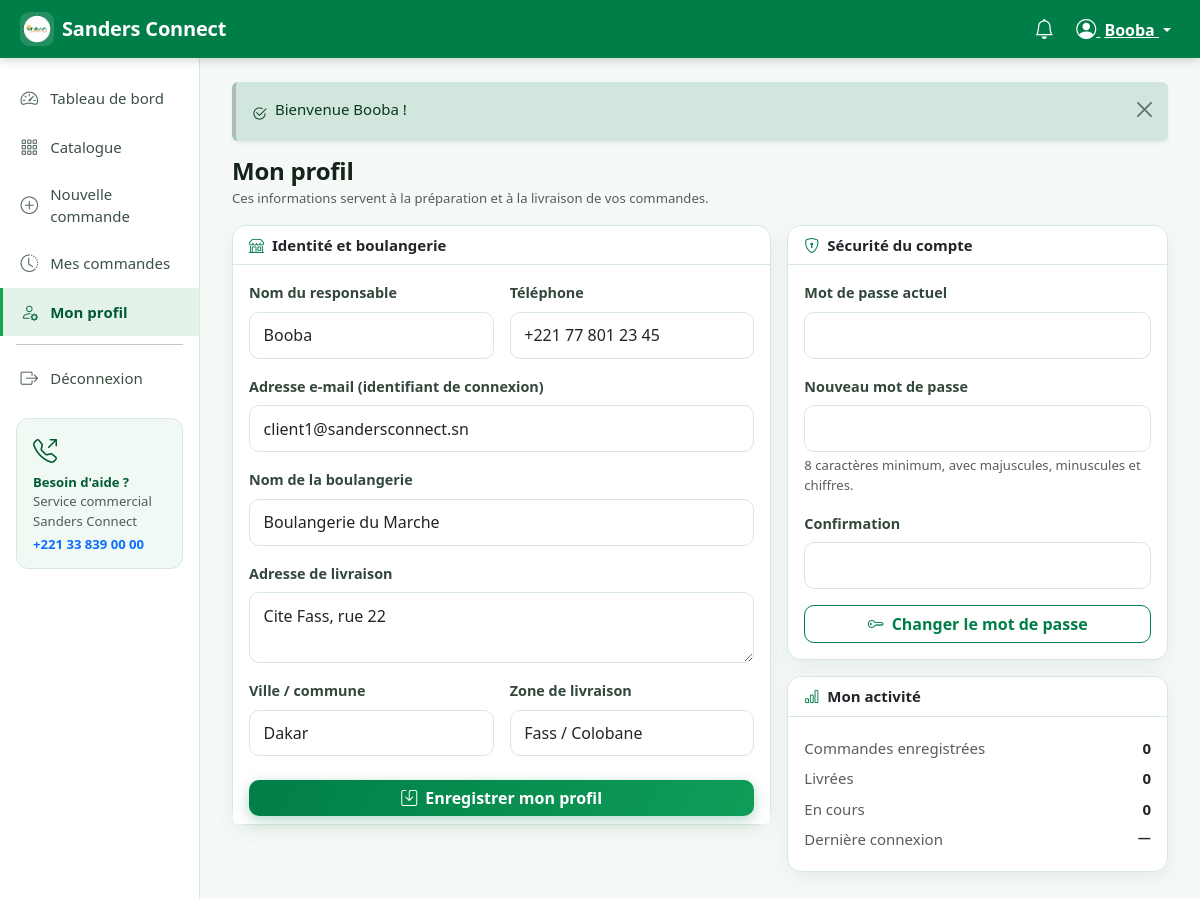
Screenshot of /index.php?r=boulanger/profil (signed in) with the database file from the repository.
### tables this page shows
CREATE TABLE boulanger (
    id                  INT UNSIGNED AUTO_INCREMENT PRIMARY KEY,
    utilisateur_id      INT UNSIGNED        NOT NULL UNIQUE,
    nom_boulangerie     VARCHAR(190)        NOT NULL,
    adresse             VARCHAR(255)        NOT NULL,
    ville               VARCHAR(100)        NOT NULL DEFAULT 'Dakar',
    zone_livraison      VARCHAR(100)        DEFAULT NULL,
    cree_le             DATETIME            NOT NULL DEFAULT CURRENT_TIMESTAMP,
    CONSTRAINT fk_boulanger_user FOREIGN KEY (utilisateur_id)
        REFERENCES utilisateur(id) ON DELETE CASCADE
);

CREATE TABLE utilisateur (
    id                  INT UNSIGNED AUTO_INCREMENT PRIMARY KEY,
    nom                 VARCHAR(150)        NOT NULL,
    email               VARCHAR(190)        NOT NULL UNIQUE,
    telephone           VARCHAR(30)         DEFAULT NULL,
    mot_de_passe        VARCHAR(255)        NOT NULL,            
    role                ENUM('boulanger','gestionnaire','administrateur') NOT NULL DEFAULT 'boulanger',
    actif               TINYINT(1)          NOT NULL DEFAULT 0,  
    double_verification TINYINT(1)          NOT NULL DEFAULT 0,  
    code_securite       VARCHAR(255)        DEFAULT NULL,        
    tentatives_connexion TINYINT UNSIGNED   NOT NULL DEFAULT 0,
    bloque_jusqua       DATETIME            DEFAULT NULL,
    reset_token         VARCHAR(64)         DEFAULT NULL,
    reset_expire_le     DATETIME            DEFAULT NULL,
    derniere_connexion  DATETIME            DEFAULT NULL,
    cree_le             DATETIME            NOT NULL DEFAULT CURRENT_TIMESTAMP,
    maj_le              DATETIME            NOT NULL DEFAULT CURRENT_TIMESTAMP ON UPDATE CURRENT_TIMESTAMP,
    INDEX idx_user_role (role, actif)
);

### app/views/boulanger/profil.php (the view, shortened to what the rows shown need)
<h1 class="h4 fw-bold mb-1">Mon profil</h1>
<div class="row g-3">
    <div class="col-12 col-lg-7">
        <form method="post" action="<?= e(url('boulanger/profil')) ?>" class="card">
            <div class="card-body">
                <div class="row g-3">
                    <div class="col-12 col-md-6">
                        <label class="form-label" for="nom">Nom du responsable</label>
                        <input type="text" class="form-control" id="nom" name="nom" required maxlength="150"
                               value="<?= e($utilisateur['nom']) ?>">
                    </div>
                    <div class="col-12 col-md-6">
                        <label class="form-label" for="telephone">Téléphone</label>
                        <input type="tel" class="form-control" id="telephone" name="telephone" maxlength="30"
                               inputmode="tel" value="<?= e($utilisateur['telephone'] ?? '') ?>">
                    </div>
                    <div class="col-12">
                        <label class="form-label" for="email">Adresse e-mail (identifiant de connexion)</label>
                        <input type="email" class="form-control" id="email" name="email" required
                               value="<?= e($utilisateur['email']) ?>">
                    </div>
                    <div class="col-12">
                        <label class="form-label" for="nom_boulangerie">Nom de la boulangerie</label>
                        <input type="text" class="form-control" id="nom_boulangerie" name="nom_boulangerie" required
                               maxlength="190" value="<?= e($fiche['nom_boulangerie'] ?? '') ?>">
                    </div>
                    <div class="col-12">
                        <label class="form-label" for="adresse">Adresse de livraison</label>
                        <textarea class="form-control" id="adresse" name="adresse" rows="2" required
                                  maxlength="255"><?= e($fiche['adresse'] ?? '') ?></textarea>
                    </div>
                    <div class="col-12 col-md-6">
                        <label class="form-label" for="ville">Ville / commune</label>
                        <input type="text" class="form-control" id="ville" name="ville" maxlength="100"
                               value="<?= e($fiche['ville'] ?? 'Dakar') ?>">
                    </div>
                    <div class="col-12 col-md-6">
                        <label class="form-label" for="zone_livraison">Zone de livraison</label>
                        <input type="text" class="form-control" id="zone_livraison" name="zone_livraison" maxlength="100"
                               value="<?= e($fiche['zone_livraison'] ?? '') ?>" placeholder="Ex. Dakar Plateau">
                    </div>
                </div>
            </div>
        </form>
    </div>
    <div class="col-12 col-lg-5">
        <div class="card">
            <div class="card-body">
                <div class="d-flex justify-content-between py-1"><span class="text-muted">Dernière connexion</span><strong class="text-small"><?= e(datetime_fr($utilisateur['derniere_connexion'])) ?></strong></div>
            </div>
        </div>
    </div>
</div>

### app/views/layouts/app.php (shortened to what the rows shown need)
<?php
$role        = $utilisateur['role'] ?? 'boulanger';
?>
<!doctype html>
<html lang="fr">
<head>
    <link href="https://cdn.jsdelivr.net/npm/bootstrap@5.3.3/dist/css/bootstrap.min.css" rel="stylesheet"
>
    <link href="https://cdn.jsdelivr.net/npm/bootstrap-icons@1.11.3/font/bootstrap-icons.min.css" rel="stylesheet">
    <link href="<?= e(asset('assets/css/app.css')) ?>" rel="stylesheet">
</head>
<body class="sc-app role-<?= e($role) ?>">
<nav class="navbar sc-navbar sticky-top">
    <div class="container-fluid">
        <div class="d-flex align-items-center gap-1 ms-auto">
            <div class="dropdown">
                <button class="btn btn-link text-white dropdown-toggle px-2" type="button" data-bs-toggle="dropdown"
                        aria-expanded="false">
                    <i class="bi bi-person-circle fs-5"></i>
                    <span class="d-none d-md-inline ms-1"><?= e(mb_substr((string) $utilisateur['nom'], 0, 18)) ?></span>
                </button>
            </div>
        </div>
    </div>
</nav>
<div class="container-fluid">
    <div class="row">
        <main class="col-lg-10 sc-content pb-5">
            <?= $contenu ?>
        </main>
    </div>
</div>
</body>
</html>

### rows the page displays
boulanger: utilisateur.nom "Booba", nom "Booba", telephone "+221 77 801 23 45", email "client1@sandersconnect.sn", nom_boulangerie "Boulangerie du Marche", adresse "Cite Fass, rue 22", ville "Dakar", zone_livraison "Fass / Colobane", utilisateur.derniere_connexion "—"

### other values shown
APP_NAME "Sanders Connect"
$libelle "Tableau de bord"
$libelle "Catalogue"
$libelle "Nouvelle commande"
$libelle "Mes commandes"
$libelle "Mon profil"
$msg['message'] "Bienvenue Booba !"
array_sum($commandes) "0"
$commandes['livree'] "0"
